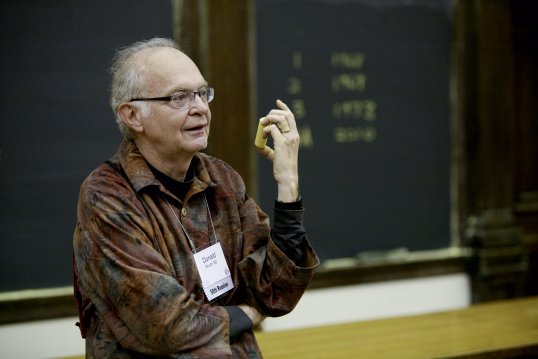
#> input picture donald-knuth.jpeg, 538 x 359 px
$ python pixel_manipulation_1.py
#> lines starting #> are read from the running program, lines starting #| are printed output that depends on the picture
import cv2 as cv

image = cv.imread('./donald-knuth.jpeg')
#> image is the input picture: shape (359, 538, 3); mean B, G, R 48.7, 61.6, 65

for y in range(0, image.shape[0]):
  for x in range(0, image.shape[1]):
    image[y, x] = (255, 0, 0)
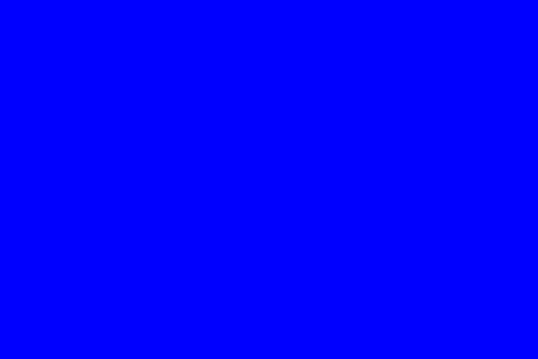
#> image: shape (359, 538, 3); mean B, G, R 255, 0, 0

cv.imshow('Image modified', image)
cv.waitKey()
